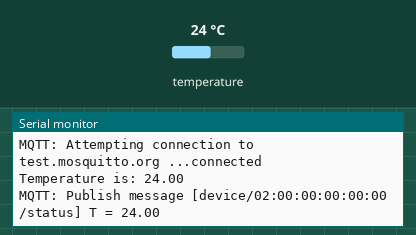
This sketch was run on a simulated ESP8266 (NodeMCU). On the bench: the last lines printed to the serial monitor. Inputs (shaded band) come from the test bench; at power-on: temperature 24 °C. WiFi joins after 1.5 s; servers stay silent unless stated; no MQTT or app messages arrive unless stated.

Above: at 3.7 s.
3.8 s: temperature set to 12 °C
At 6.0 s:
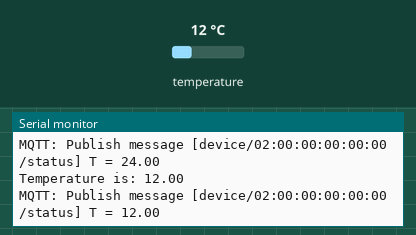
6.3 s: temperature set to 19 °C
At 9.9 s:
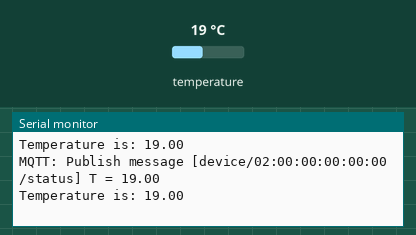
Timing chart, 0 to 11.4 s (numbered marks = the images above; inputs shaded):
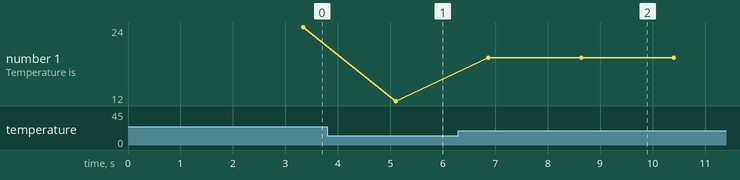

Measured:
- after the input at 3.8 s, the serial monitor: prints a new line after 1.3 s (image 1)
- after the input at 6.3 s, the serial monitor: prints a new line after 0.57 s (image 2)
- plotted number 1: 24 → 12 after the input at 3.8 s, 12 → 19 after the input at 6.3 s

The sketch:

sketch_mqtt_temp.ino
```cpp
/*
 Temperature monitoring with ESP8266 over MQTT

 The ESP8266 connects to a MQTT server and publishes temperature readings
 from a DS18B20 One-Wire temperature sensor to a "status" topic
*/

#include <OneWire.h>
#include <DallasTemperature.h>

#include <ESP8266WiFi.h>
#include <WiFiClient.h>
#include <PubSubClient.h>

#include <DNSServer.h>
#include <ESP8266WebServer.h>
#include <WiFiManager.h>

// Replace with your MQTT credentials (optional)
#define MQTT_USERNAME NULL
#define MQTT_PASSWORD NULL
#define MQTT_SERVER "test.mosquitto.org"

// We'll use the ESP8266's MAC address to build unique ID and topic names
char mqttID[20];
char mqttOutTopic[40];

// Data wire is plugged into pin 2 on the NodeMCU ESP8266 (marked as D4 on the PCB)
#define ONE_WIRE_PIN 2

// Setup a oneWire instance to communicate with any OneWire devices (not just Maxim/Dallas temperature ICs)
OneWire oneWire(ONE_WIRE_PIN);

// Pass our oneWire reference to Dallas Temperature.
DallasTemperature sensors(&oneWire);

// Initialize with some "out of range" value, so that first actual reading always gets published
float lastPublishedTemperature = -1000.0;

WiFiClient wifiClient;
PubSubClient mqttClient(wifiClient);

void setup(void)
{
  // Setup the serial port
  delay(1000);
  Serial.begin(115200);
  Serial.println("Dallas Temperature IC Control Library Demo");

  // Start up the DallasTemperature library
  sensors.begin();

  setupWiFi();

  // Once WiFi connection is established, build the unique topics names
  strcpy(mqttID, WiFi.BSSIDstr().c_str());
  snprintf(mqttOutTopic, 40, "device/%s/status", mqttID);

  mqttClient.setServer(MQTT_SERVER, 1883);
}

void setupWiFi()
{
  // WiFiManager: Connect with stored credentials or setup a Config AP
  WiFiManager wifiManager;
  wifiManager.autoConnect("ESP8266_Config_AP");

  Serial.println("");
  Serial.print("WiFi: Connected to ");
  Serial.println(WiFi.SSID());
  Serial.print("WiFi: IP address: ");
  Serial.println(WiFi.localIP());
}

void publish(const char *message)
{
  Serial.print("MQTT: Publish message [");
  Serial.print(mqttOutTopic);
  Serial.print("] ");
  Serial.println(message);

  // Flag all status messages as "Retained"
  mqttClient.publish(mqttOutTopic, message, true);
}

void loop(void)
{
  // Ensure MQTT connection
  reconnect();

  // Read any incoming messages
  mqttClient.loop();

  // Perform a single reading
  float tempCelsius = readTemperature();

  // Print it over Serial
  Serial.print("Temperature is: ");
  Serial.println(tempCelsius);

  // Publish the new reading, if different from the old one
  if (fabs(lastPublishedTemperature - tempCelsius) > 0.1)
  {
    publish(("T = " + String(tempCelsius)).c_str());
    lastPublishedTemperature = tempCelsius;
  }

  // A small delay
  delay(1000);
}

void reconnect()
{
  // Loop until we're reconnected
  while (!mqttClient.connected())
  {
    Serial.print("MQTT: Attempting connection to ");
    Serial.print(MQTT_SERVER);
    Serial.print(" ...");

    // Attempt to connect. Set a "N/A" message as a MQTT "Last Will"
    if (mqttClient.connect(mqttID, MQTT_USERNAME, MQTT_PASSWORD,
                           mqttOutTopic, 0, true, "N/A"))
    {
      Serial.println("connected");
    }
    else
    {

      Serial.print("failed, rc=");
      Serial.print(mqttClient.state());
      Serial.println(" try again in 30 seconds");
      delay(30000);
    }
  }
}

float readTemperature()
{
  // call sensors.requestTemperatures() to issue a global temperature
  // request to all devices on the bus
  sensors.requestTemperatures();

  // We use the function ByIndex, and as an example get the temperature from the first sensor only.
  return sensors.getTempCByIndex(0);
}
```
